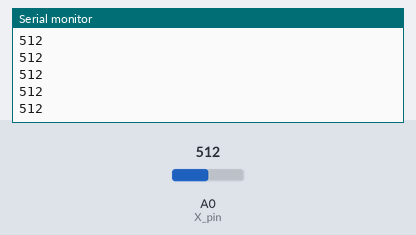
Bench run of a sketch on a simulated Arduino Uno, built with avr-gcc and run on an emulated ATmega328P. Shown: the last lines printed to the serial monitor. The inputs (shaded band) are chosen by the test bench; at power-on: A0 (X_pin) = 512.

Above: at 1.2 s.
1.3 s: A0 (X_pin) set to 716
At 1.56 s:
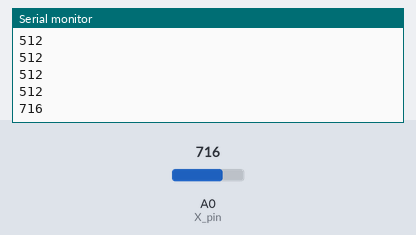
2.8 s: A0 (X_pin) set to 900
At 2.96 s:
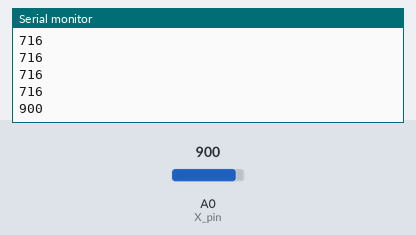
Timing chart, 0 to 5.8 s (numbered marks = the images above; inputs shaded):
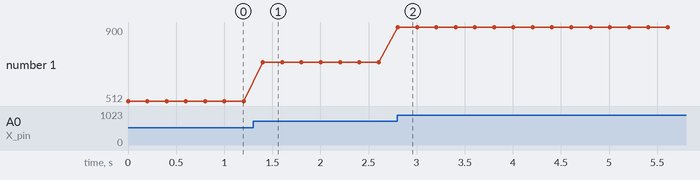

Measured:
- after the input at 1.3 s, the serial monitor: prints a new line after 0.10 s (image 1)
- after the input at 2.8 s, the serial monitor: prints a new line at once (image 2)
- plotted number 1: 512 → 716 after the input at 1.3 s, 716 → 900 after the input at 2.8 s

The sketch:

restaurant_htn2023.ino
```cpp
// Arduino pin numbers
const int SW_pin = 8; // digital pin connected to switch output
const int X_pin = 0; // analog pin connected to X output
const int Y_pin = 1; // analog pin connected to Y output
// String x;
// #include <LiquidCrystal.h>
// LiquidCrystal lcd(6, 7, 8, 9, 10, 11);

void setup() {
  pinMode(SW_pin, INPUT);
  digitalWrite(SW_pin, HIGH);

  // lcd.begin(16, 2);
  // lcd.clear();
  // lcd.setCursor(0, 0);
  // lcd.print("Starting");
  // lcd.setCursor(0, 1);
  // lcd.print("");
  // delay(1000);
  // lcd.clear();

  Serial.begin(9600);

}

void loop() {
  // Serial.print("Switch:  ");
  // Serial.print(digitalRead(SW_pin));
  // Serial.print(" | ");
  // Serial.print("X-axis: ");
  Serial.println(analogRead(X_pin));

  // Serial.print(" | ");
  // Serial.print("Y-axis: ");
  // Serial.println(analogRead(Y_pin));
  // Serial.println(" | ");

  //   while (!Serial.available());
  // x = Serial.readString();
  // lcd.print(x);
  delay(200);
}
```
